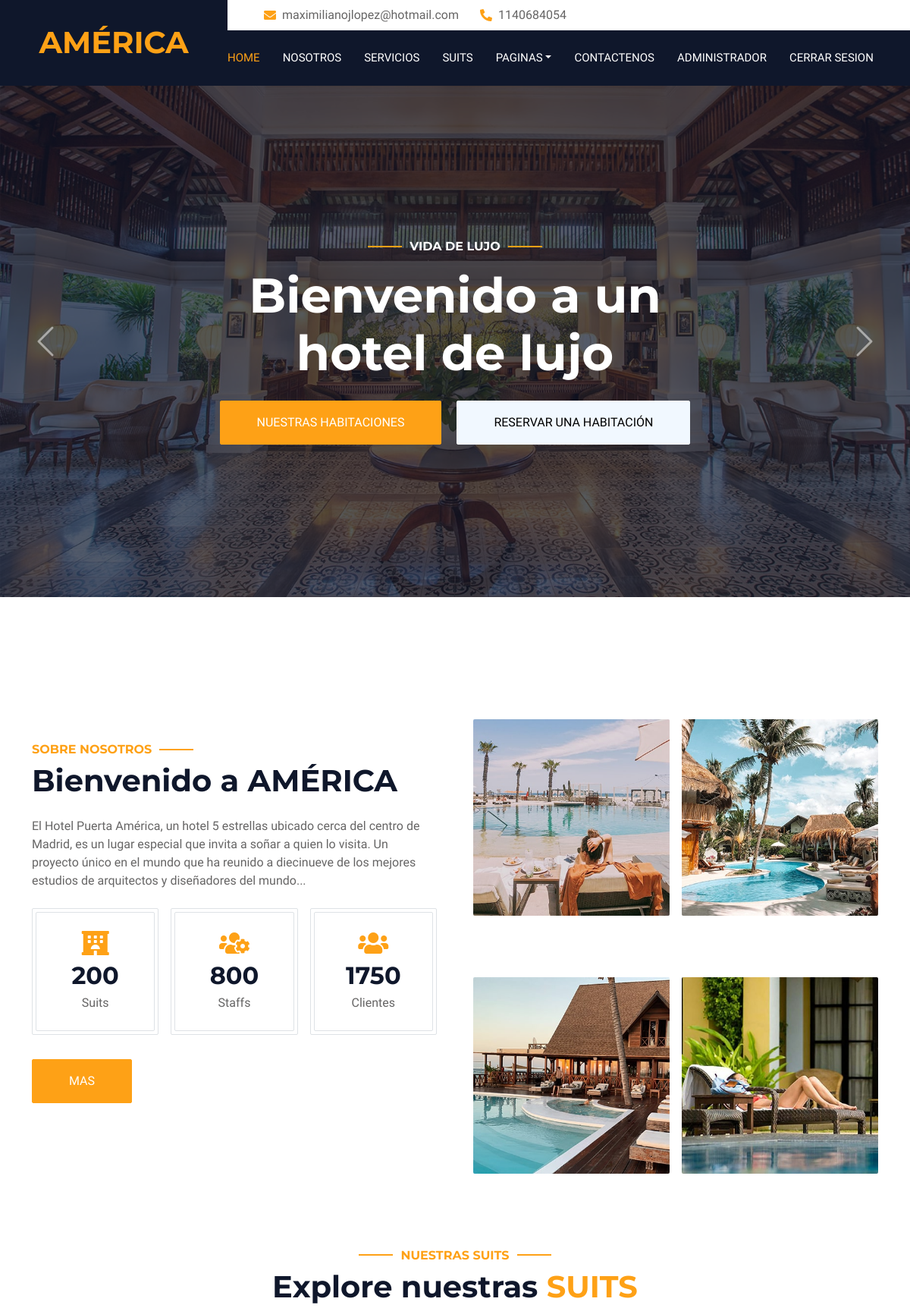
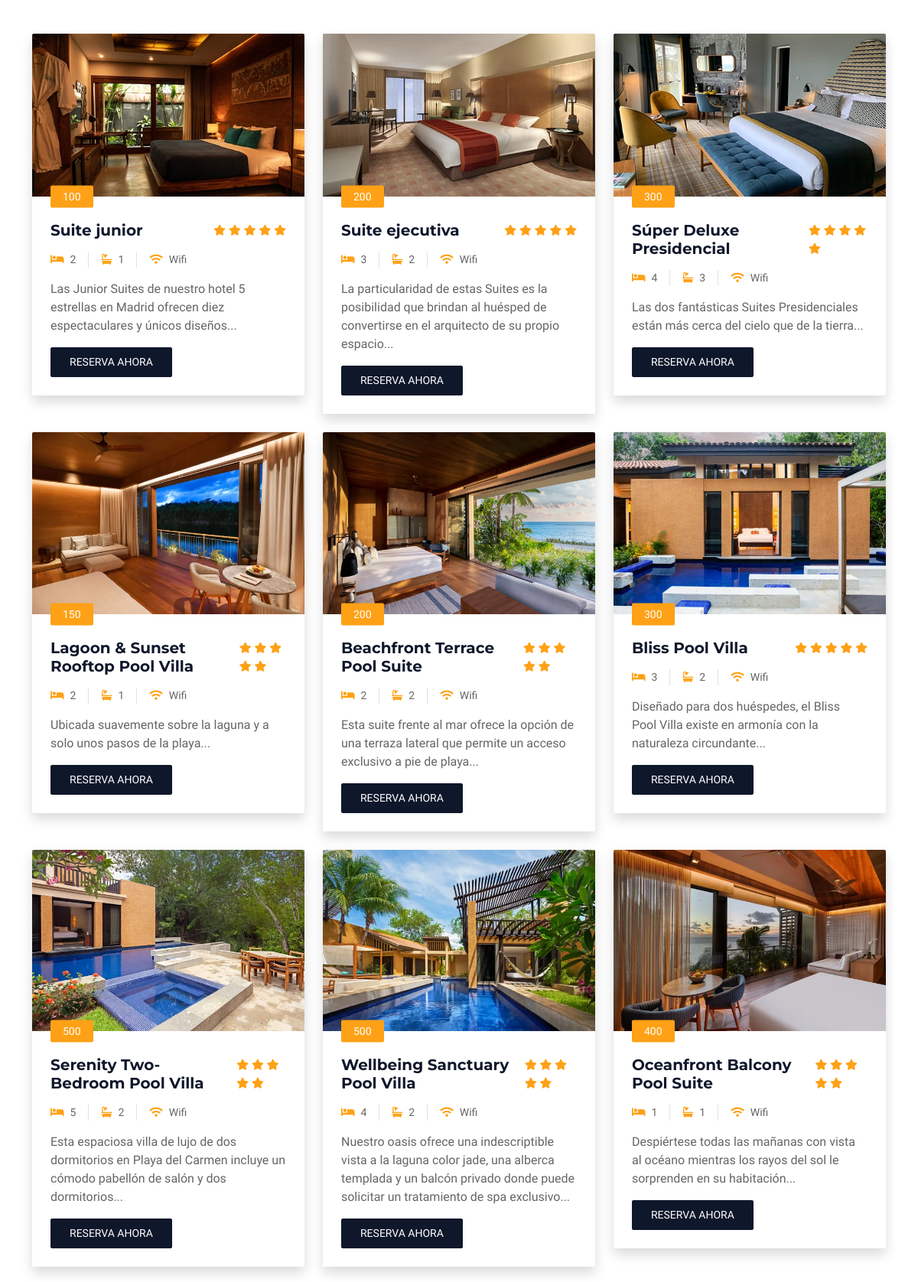
Page /pagprin.php (upper part) on the committed database (2 pictures, top to bottom).
### tables this page shows
CREATE TABLE IF NOT EXISTS tbl_configuraciones (
  id INT AUTO_INCREMENT PRIMARY KEY,
  nombre VARCHAR(255) NOT NULL,
  valor VARCHAR(255) NOT NULL
);

CREATE TABLE IF NOT EXISTS tbl_nosotros (
  id INT AUTO_INCREMENT PRIMARY KEY,
  titulo VARCHAR(255) NOT NULL,
  descripcion TEXT NOT NULL,
  imagen VARCHAR(255) NOT NULL
);

CREATE TABLE IF NOT EXISTS tbl_habitaciones (
  id INT AUTO_INCREMENT PRIMARY KEY,
  precio INT NOT NULL,
  imagen VARCHAR(255) NOT NULL,
  titulo VARCHAR(255) NOT NULL,
  camas INT NOT NULL,
  banos INT NOT NULL,
  descripcion TEXT NOT NULL
);

### pagprin.php (the view, shortened to what this page needs)
<?php
include("admin/bd.php");
 $sentencia= $conexion->prepare("SELECT * FROM `tbl_nosotros`");
 $sentencia->execute();
 $lista_nosotros=$sentencia->fetchAll(PDO::FETCH_ASSOC);
 $sentencia= $conexion->prepare("SELECT * FROM `tbl_habitaciones`");
 $sentencia->execute();
 $lista_habitaciones=$sentencia->fetchAll(PDO::FETCH_ASSOC);
  $sentencia= $conexion->prepare("SELECT * FROM `tbl_configuraciones`");
  $sentencia->execute();
  $lista_configuraciones=$sentencia->fetchAll(PDO::FETCH_ASSOC);
?>
<!DOCTYPE html>
<html lang="en">
<head>
    <link href="https://cdnjs.cloudflare.com/ajax/libs/font-awesome/5.10.0/css/all.min.css" rel="stylesheet">
    <link href="https://cdn.jsdelivr.net/npm/bootstrap-icons@1.4.1/font/bootstrap-icons.css" rel="stylesheet">
    <link href="lib/animate/animate.min.css" rel="stylesheet">
    <link href="lib/owlcarousel/assets/owl.carousel.min.css" rel="stylesheet">
    <link href="lib/tempusdominus/css/tempusdominus-bootstrap-4.min.css" rel="stylesheet" />
    <link href="css/bootstrap.min.css" rel="stylesheet">
    <link href="css/style.css" rel="stylesheet">
</head>
<body>
    <div class="container-xxl bg-white p-0">
        <div class="container-fluid bg-dark px-0">
            <div class="row gx-0">
                <div class="col-lg-3 bg-dark d-none d-lg-block">
                    <a href="index.php" class="navbar-brand w-100 h-100 m-0 p-0 d-flex align-items-center justify-content-center">
                        <h1 class="m-0 text-primary text-uppercase"><?php echo $lista_configuraciones[1]['valor'];?></h1>
                    </a>
                </div>
                <div class="col-lg-9">
                    <div class="row gx-0 bg-white d-none d-lg-flex">
                        <div class="col-lg-7 px-5 text-start">
                            <div class="h-100 d-inline-flex align-items-center py-2 me-4">
                                <i class="fa fa-envelope text-primary me-2"></i>
                                <p class="mb-0"><?php echo $lista_configuraciones[2]['valor'];?></p>
                            </div>
                            <div class="h-100 d-inline-flex align-items-center py-2">
                                <i class="fa fa-phone-alt text-primary me-2"></i>
                                <p class="mb-0"><?php echo $lista_configuraciones[3]['valor'];?></p>
                            </div>
                        </div>
                    </div>
                    <nav class="navbar navbar-expand-lg bg-dark navbar-dark p-3 p-lg-0">
                        <div class="collapse navbar-collapse justify-content-between" id="navbarCollapse">
                            <div class="navbar-nav mr-auto py-0">
                                <a href="pagprin.php" class="nav-item nav-link active">Home</a>
                                <a href="about.php" class="nav-item nav-link">Nosotros</a>
                                <a href="service.php" class="nav-item nav-link">Servicios</a>
                                <a href="room.php" class="nav-item nav-link">Suits</a>
                                <div class="nav-item dropdown">
                                    <a href="#" class="nav-link dropdown-toggle" data-bs-toggle="dropdown">Paginas</a>
                                </div>
                                <a href="contact.php" class="nav-item nav-link">Contactenos</a>
                                <a href="login-admin" class="nav-item nav-link">Administrador</a>
                                <a href="index.php" class="nav-item nav-link">Cerrar sesion</a>
                            </div>
                        </div>
                    </nav>
                </div>
            </div>
        </div>
        <div class="container-fluid p-0 mb-5">
            <div id="header-carousel" class="carousel slide" data-bs-ride="carousel">
                <div class="carousel-inner">
                    <div class="carousel-item active">
                        <img class="w-100" src="img/carousel-1.jpg" alt="Image">
                        <div class="carousel-caption d-flex flex-column align-items-center justify-content-center">
                            <div class="p-3" style="max-width: 700px;">
                                <h6 class="section-title text-white text-uppercase mb-3 animated slideInDown"><?php echo $lista_configuraciones[4]['valor'];?></h6>
                                <h1 class="display-3 text-white mb-4 animated slideInDown"><?php echo $lista_configuraciones[5]['valor'];?></h1>
                                <a href="room.php" class="btn btn-primary py-md-3 px-md-5 me-3 animated slideInLeft"><?php echo $lista_configuraciones[6]['valor'];?></a>
                                <a href="booking.php" class="btn btn-light py-md-3 px-md-5 animated slideInRight"><?php echo $lista_configuraciones[7]['valor'];?></a>
                            </div>
                        </div>
                    </div>
                </div>
                <button class="carousel-control-prev" type="button" data-bs-target="#header-carousel"
                    data-bs-slide="prev">
                    <span class="carousel-control-prev-icon" aria-hidden="true"></span>
                </button>
                <button class="carousel-control-next" type="button" data-bs-target="#header-carousel"
                    data-bs-slide="next">
                    <span class="carousel-control-next-icon" aria-hidden="true"></span>
                </button>
            </div>
        </div>
        <div class="container-xxl py-5">
            <div class="container">
                <div class="row g-5 align-items-center">
                    <div class="col-lg-6">
                        <h6 class="section-title text-start text-primary text-uppercase">Sobre Nosotros</h6>
                        <?php foreach($lista_nosotros as $registros){?>
                        <h1 class="mb-4"><?php echo $registros["titulo"];?><span class="text-primary text-uppercase"></span></h1>
                        <p class="mb-4"><?php echo $registros["descripcion"];?></p>
                        <?php }?>
                            <div class="row g-3 pb-4">
                            <div class="col-sm-4 wow fadeIn" data-wow-delay="0.1s">
                                <div class="border rounded p-1">
                                    <div class="border rounded text-center p-4">
                                        <i class="fa fa-hotel fa-2x text-primary mb-2"></i>
                                        <h2 class="mb-1" data-toggle="counter-up"><?php echo $lista_configuraciones[8]['valor'];?></h2>
                                        <p class="mb-0">Suits</p>
                                    </div>
                                </div>
                            </div>
                            <div class="col-sm-4 wow fadeIn" data-wow-delay="0.3s">
                                <div class="border rounded p-1">
                                    <div class="border rounded text-center p-4">
                                        <i class="fa fa-users-cog fa-2x text-primary mb-2"></i>
                                        <h2 class="mb-1" data-toggle="counter-up"><?php echo $lista_configuraciones[9]['valor'];?></h2>
                                        <p class="mb-0">Staffs</p>
                                    </div>
                                </div>
                            </div>
                            <div class="col-sm-4 wow fadeIn" data-wow-delay="0.5s">
                                <div class="border rounded p-1">
                                    <div class="border rounded text-center p-4">
                                        <i class="fa fa-users fa-2x text-primary mb-2"></i>
                                        <h2 class="mb-1" data-toggle="counter-up"><?php echo $lista_configuraciones[10]['valor'];?></h2>
                                        <p class="mb-0">Clientes</p>
                                    </div>
                                </div>
                            </div>
                        </div>
                        <a class="btn btn-primary py-3 px-5 mt-2" href="about.php">Mas</a>
                    </div>
                    <div class="col-lg-6">
                        <div class="row g-3">
                        <?php foreach($lista_nosotros as $registros){?>
                            <div class="col-6 text-end">
                                <img class="img-fluid rounded w-100 wow zoomIn" data-wow-delay="0.5s" src="img/<?php echo $registros["imagen"];?>" style="margin-top: 25%;">
                            </div>
                            <?php } ?>
                        </div>
                    </div>
                </div>
            </div>
        </div>
        <div class="container-xxl py-5">
            <div class="container">
                <div class="text-center wow fadeInUp" data-wow-delay="0.1s">
                    <h6 class="section-title text-center text-primary text-uppercase">Nuestras Suits</h6>
                    <h1 class="mb-5">Explore nuestras <span class="text-primary text-uppercase">Suits</span></h1>
                </div>
                <div class="row g-4">
                    <?php foreach($lista_habitaciones as $registros){?>
                    <div class="col-lg-4 col-md-6 wow fadeInUp" data-wow-delay="0.1s">
                        <div class="room-item shadow rounded overflow-hidden">
                            <div class="position-relative">
                                <img class="img-fluid" src="img/<?php echo $registros["imagen"];?>" alt="">
                                <small class="position-absolute start-0 top-100 translate-middle-y bg-primary text-white rounded py-1 px-3 ms-4"><?php echo $registros["precio"];?></small>
                            </div>
                            <div class="p-4 mt-2">
                                <div class="d-flex justify-content-between mb-3">
                                    <h5 class="mb-0"><?php echo $registros["titulo"];?></h5>
                                    <div class="ps-2">
                                        <small class="fa fa-star text-primary"></small>
                                        <small class="fa fa-star text-primary"></small>
                                        <small class="fa fa-star text-primary"></small>
                                        <small class="fa fa-star text-primary"></small>
                                        <small class="fa fa-star text-primary"></small>
                                    </div>
                                </div>
                                <div class="d-flex mb-3">
                                    <small class="border-end me-3 pe-3"><i class="fa fa-bed text-primary me-2"></i><?php echo $registros["camas"];?></small>
                                    <small class="border-end me-3 pe-3"><i class="fa fa-bath text-primary me-2"></i><?php echo $registros["banos"];?></small>
                                    <small><i class="fa fa-wifi text-primary me-2"></i>Wifi</small>
                                </div>
                                <p class="text-body mb-3"><?php echo $registros["descripcion"];?></p>
                                <div class="d-flex justify-content-between">
                                    <a class="btn btn-sm btn-dark rounded py-2 px-4" href="booking.php">Reserva ahora</a>
                                </div>
                            </div>
                        </div>
                    </div>
                    <?php } ?>
                </div>
            </div>
        </div>
</body>
</html>

### css/style.css (style rules this page uses)
:root { --primary: #FEA116; --light: #F1F8FF; --dark: #0F172B; }
.btn { font-weight: 500; text-transform: uppercase; transition: .5s; }
.btn.btn-primary, .btn.btn-secondary { color: #FFFFFF; }
.navbar-dark .navbar-nav .nav-link { margin-right: 30px; padding: 25px 0; color: #FFFFFF; font-size: 15px; text-transform: uppercase; outline: none; }
.navbar-dark .navbar-nav .nav-link:hover, .navbar-dark .navbar-nav .nav-link.active { color: var(--primary); }
.carousel-caption { top: 0; left: 0; right: 0; bottom: 0; background: rgba(15, 23, 43, .7); z-index: 1; }
.carousel-control-prev, .carousel-control-next { width: 10%; }
.carousel-control-prev-icon, .carousel-control-next-icon { width: 3rem; height: 3rem; }
.section-title { position: relative; display: inline-block; }
.section-title::before { position: absolute; content: ""; width: 45px; height: 2px; top: 50%; left: -55px; margin-top: -1px; background: var(--primary); }
.section-title::after { position: absolute; content: ""; width: 45px; height: 2px; top: 50%; right: -55px; margin-top: -1px; background: var(--primary); }
.section-title.text-start::before, .section-title.text-end::after { display: none; }

### rows in the picture
tbl_configuraciones: valor "AMÉRICA"
tbl_configuraciones: valor "maximilianojlopez@hotmail.com"
tbl_configuraciones: valor "1140684054"
tbl_configuraciones: valor "VIDA DE LUJO"
tbl_configuraciones: valor "Bienvenido a un hotel de lujo"
tbl_configuraciones: valor "NUESTRAS HABITACIONES"
tbl_configuraciones: valor "RESERVAR UNA HABITACIÓN"
tbl_nosotros: titulo "Bienvenido a AMÉRICA", descripcion "El Hotel Puerta América, un hotel 5 estrellas ubicado cerca del centro de Madrid, es un lugar especial que invita a soñar a quien lo visita. Un proyecto único en el mundo que ha reunido a diecinueve de los mejores estudios de arquitectos y diseñadores del mundo...", imagen (picture)
tbl_configuraciones: valor "200"
tbl_configuraciones: valor "800"
tbl_configuraciones: valor "1750"
tbl_nosotros: imagen (picture)
tbl_nosotros: imagen (picture)
tbl_nosotros: imagen (picture)
tbl_habitaciones: imagen (picture), precio "100", titulo "Suite junior", camas "2", banos "1", descripcion "Las Junior Suites de nuestro hotel 5 estrellas en Madrid ofrecen diez espectaculares y únicos diseños..."
tbl_habitaciones: imagen (picture), precio "200", titulo "Suite ejecutiva", camas "3", banos "2", descripcion "La particularidad de estas Suites es la posibilidad que brindan al huésped de convertirse en el arquitecto de su propio espacio..."
tbl_habitaciones: imagen (picture), precio "300", titulo "Súper Deluxe Presidencial", camas "4", banos "3", descripcion "Las dos fantásticas Suites Presidenciales están más cerca del cielo que de la tierra..."
tbl_habitaciones: imagen (picture), precio "150", titulo "Lagoon & Sunset Rooftop Pool Villa", camas "2", banos "1", descripcion "Ubicada suavemente sobre la laguna y a solo unos pasos de la playa..."
tbl_habitaciones: imagen (picture), precio "200", titulo "Beachfront Terrace Pool Suite", camas "2", banos "2", descripcion "Esta suite frente al mar ofrece la opción de una terraza lateral que permite un acceso exclusivo a pie de playa..."
tbl_habitaciones: imagen (picture), precio "300", titulo "Bliss Pool Villa", camas "3", banos "2", descripcion "Diseñado para dos huéspedes, el Bliss Pool Villa existe en armonía con la naturaleza circundante..."
tbl_habitaciones: imagen (picture), precio "500", titulo "Serenity Two-Bedroom Pool Villa", camas "5", banos "2", descripcion "Esta espaciosa villa de lujo de dos dormitorios en Playa del Carmen incluye un cómodo pabellón de salón y dos dormitorios..."
tbl_habitaciones: imagen (picture), precio "500", titulo "Wellbeing Sanctuary Pool Villa", camas "4", banos "2", descripcion "Nuestro oasis ofrece una indescriptible vista a la laguna color jade, una alberca templada y un balcón privado donde puede solicitar un tratamiento de spa exclusivo..."
tbl_habitaciones: imagen (picture), precio "400", titulo "Oceanfront Balcony Pool Suite", camas "1", banos "1", descripcion "Despiértese todas las mañanas con vista al océano mientras los rayos del sol le sorprenden en su habitación..."
